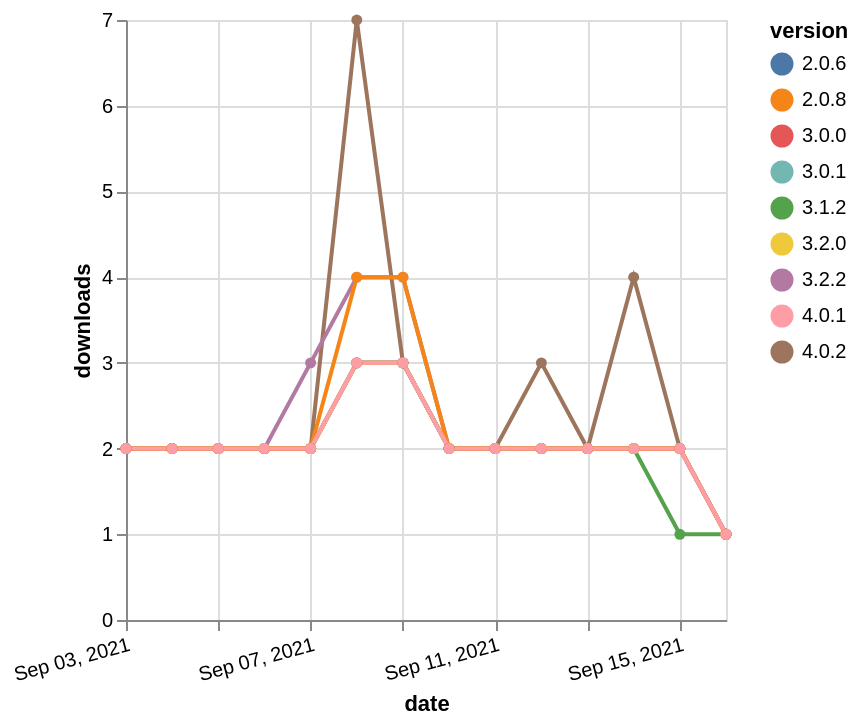

The specification (Vega-Lite) saved for this image:
### Vega-Lite specification from a JSON file in a GitHub repository (floating-point values rounded to 4 significant figures)
{"$schema": "https://vega.github.io/schema/vega-lite/v5.json", "description": "A simple bar chart with embedded data.", "data": {"values": [{"date": "2021-09-03", "total": 649, "delta": 2, "version": "4.0.2"}, {"date": "2021-09-04", "total": 651, "delta": 2, "version": "4.0.2"}, {"date": "2021-09-05", "total": 653, "delta": 2, "version": "4.0.2"}, {"date": "2021-09-06", "total": 655, "delta": 2, "version": "4.0.2"}, {"date": "2021-09-07", "total": 657, "delta": 2, "version": "4.0.2"}, {"date": "2021-09-08", "total": 664, "delta": 7, "version": "4.0.2"}, {"date": "2021-09-09", "total": 667, "delta": 3, "version": "4.0.2"}, {"date": "2021-09-10", "total": 669, "delta": 2, "version": "4.0.2"}, {"date": "2021-09-11", "total": 671, "delta": 2, "version": "4.0.2"}, {"date": "2021-09-12", "total": 674, "delta": 3, "version": "4.0.2"}, {"date": "2021-09-13", "total": 676, "delta": 2, "version": "4.0.2"}, {"date": "2021-09-14", "total": 680, "delta": 4, "version": "4.0.2"}, {"date": "2021-09-15", "total": 682, "delta": 2, "version": "4.0.2"}, {"date": "2021-09-16", "total": 683, "delta": 1, "version": "4.0.2"}, {"date": "2021-09-03", "total": 1294, "delta": 2, "version": "3.2.2"}, {"date": "2021-09-04", "total": 1296, "delta": 2, "version": "3.2.2"}, {"date": "2021-09-05", "total": 1298, "delta": 2, "version": "3.2.2"}, {"date": "2021-09-06", "total": 1300, "delta": 2, "version": "3.2.2"}, {"date": "2021-09-07", "total": 1303, "delta": 3, "version": "3.2.2"}, {"date": "2021-09-08", "total": 1307, "delta": 4, "version": "3.2.2"}, {"date": "2021-09-09", "total": 1311, "delta": 4, "version": "3.2.2"}, {"date": "2021-09-10", "total": 1313, "delta": 2, "version": "3.2.2"}, {"date": "2021-09-11", "total": 1315, "delta": 2, "version": "3.2.2"}, {"date": "2021-09-12", "total": 1317, "delta": 2, "version": "3.2.2"}, {"date": "2021-09-13", "total": 1319, "delta": 2, "version": "3.2.2"}, {"date": "2021-09-14", "total": 1321, "delta": 2, "version": "3.2.2"}, {"date": "2021-09-15", "total": 1323, "delta": 2, "version": "3.2.2"}, {"date": "2021-09-16", "total": 1324, "delta": 1, "version": "3.2.2"}, {"date": "2021-09-03", "total": 1593, "delta": 2, "version": "3.0.1"}, {"date": "2021-09-04", "total": 1595, "delta": 2, "version": "3.0.1"}, {"date": "2021-09-05", "total": 1597, "delta": 2, "version": "3.0.1"}, {"date": "2021-09-06", "total": 1599, "delta": 2, "version": "3.0.1"}, {"date": "2021-09-07", "total": 1601, "delta": 2, "version": "3.0.1"}, {"date": "2021-09-08", "total": 1604, "delta": 3, "version": "3.0.1"}, {"date": "2021-09-09", "total": 1607, "delta": 3, "version": "3.0.1"}, {"date": "2021-09-10", "total": 1609, "delta": 2, "version": "3.0.1"}, {"date": "2021-09-11", "total": 1611, "delta": 2, "version": "3.0.1"}, {"date": "2021-09-12", "total": 1613, "delta": 2, "version": "3.0.1"}, {"date": "2021-09-13", "total": 1615, "delta": 2, "version": "3.0.1"}, {"date": "2021-09-14", "total": 1617, "delta": 2, "version": "3.0.1"}, {"date": "2021-09-15", "total": 1619, "delta": 2, "version": "3.0.1"}, {"date": "2021-09-16", "total": 1620, "delta": 1, "version": "3.0.1"}, {"date": "2021-09-03", "total": 1686, "delta": 2, "version": "3.1.2"}, {"date": "2021-09-04", "total": 1688, "delta": 2, "version": "3.1.2"}, {"date": "2021-09-05", "total": 1690, "delta": 2, "version": "3.1.2"}, {"date": "2021-09-06", "total": 1692, "delta": 2, "version": "3.1.2"}, {"date": "2021-09-07", "total": 1694, "delta": 2, "version": "3.1.2"}, {"date": "2021-09-08", "total": 1697, "delta": 3, "version": "3.1.2"}, {"date": "2021-09-09", "total": 1700, "delta": 3, "version": "3.1.2"}, {"date": "2021-09-10", "total": 1702, "delta": 2, "version": "3.1.2"}, {"date": "2021-09-11", "total": 1704, "delta": 2, "version": "3.1.2"}, {"date": "2021-09-12", "total": 1706, "delta": 2, "version": "3.1.2"}, {"date": "2021-09-13", "total": 1708, "delta": 2, "version": "3.1.2"}, {"date": "2021-09-14", "total": 1710, "delta": 2, "version": "3.1.2"}, {"date": "2021-09-15", "total": 1711, "delta": 1, "version": "3.1.2"}, {"date": "2021-09-16", "total": 1712, "delta": 1, "version": "3.1.2"}, {"date": "2021-09-03", "total": 2558, "delta": 2, "version": "2.0.6"}, {"date": "2021-09-04", "total": 2560, "delta": 2, "version": "2.0.6"}, {"date": "2021-09-05", "total": 2562, "delta": 2, "version": "2.0.6"}, {"date": "2021-09-06", "total": 2564, "delta": 2, "version": "2.0.6"}, {"date": "2021-09-07", "total": 2566, "delta": 2, "version": "2.0.6"}, {"date": "2021-09-08", "total": 2569, "delta": 3, "version": "2.0.6"}, {"date": "2021-09-09", "total": 2572, "delta": 3, "version": "2.0.6"}, {"date": "2021-09-10", "total": 2574, "delta": 2, "version": "2.0.6"}, {"date": "2021-09-11", "total": 2576, "delta": 2, "version": "2.0.6"}, {"date": "2021-09-12", "total": 2578, "delta": 2, "version": "2.0.6"}, {"date": "2021-09-13", "total": 2580, "delta": 2, "version": "2.0.6"}, {"date": "2021-09-14", "total": 2582, "delta": 2, "version": "2.0.6"}, {"date": "2021-09-15", "total": 2584, "delta": 2, "version": "2.0.6"}, {"date": "2021-09-16", "total": 2585, "delta": 1, "version": "2.0.6"}, {"date": "2021-09-03", "total": 1876, "delta": 2, "version": "3.0.0"}, {"date": "2021-09-04", "total": 1878, "delta": 2, "version": "3.0.0"}, {"date": "2021-09-05", "total": 1880, "delta": 2, "version": "3.0.0"}, {"date": "2021-09-06", "total": 1882, "delta": 2, "version": "3.0.0"}, {"date": "2021-09-07", "total": 1884, "delta": 2, "version": "3.0.0"}, {"date": "2021-09-08", "total": 1887, "delta": 3, "version": "3.0.0"}, {"date": "2021-09-09", "total": 1890, "delta": 3, "version": "3.0.0"}, {"date": "2021-09-10", "total": 1892, "delta": 2, "version": "3.0.0"}, {"date": "2021-09-11", "total": 1894, "delta": 2, "version": "3.0.0"}, {"date": "2021-09-12", "total": 1896, "delta": 2, "version": "3.0.0"}, {"date": "2021-09-13", "total": 1898, "delta": 2, "version": "3.0.0"}, {"date": "2021-09-14", "total": 1900, "delta": 2, "version": "3.0.0"}, {"date": "2021-09-15", "total": 1902, "delta": 2, "version": "3.0.0"}, {"date": "2021-09-16", "total": 1903, "delta": 1, "version": "3.0.0"}, {"date": "2021-09-03", "total": 1259, "delta": 2, "version": "3.2.0"}, {"date": "2021-09-04", "total": 1261, "delta": 2, "version": "3.2.0"}, {"date": "2021-09-05", "total": 1263, "delta": 2, "version": "3.2.0"}, {"date": "2021-09-06", "total": 1265, "delta": 2, "version": "3.2.0"}, {"date": "2021-09-07", "total": 1267, "delta": 2, "version": "3.2.0"}, {"date": "2021-09-08", "total": 1270, "delta": 3, "version": "3.2.0"}, {"date": "2021-09-09", "total": 1273, "delta": 3, "version": "3.2.0"}, {"date": "2021-09-10", "total": 1275, "delta": 2, "version": "3.2.0"}, {"date": "2021-09-11", "total": 1277, "delta": 2, "version": "3.2.0"}, {"date": "2021-09-12", "total": 1279, "delta": 2, "version": "3.2.0"}, {"date": "2021-09-13", "total": 1281, "delta": 2, "version": "3.2.0"}, {"date": "2021-09-14", "total": 1283, "delta": 2, "version": "3.2.0"}, {"date": "2021-09-15", "total": 1285, "delta": 2, "version": "3.2.0"}, {"date": "2021-09-16", "total": 1286, "delta": 1, "version": "3.2.0"}, {"date": "2021-09-03", "total": 2883, "delta": 2, "version": "2.0.8"}, {"date": "2021-09-04", "total": 2885, "delta": 2, "version": "2.0.8"}, {"date": "2021-09-05", "total": 2887, "delta": 2, "version": "2.0.8"}, {"date": "2021-09-06", "total": 2889, "delta": 2, "version": "2.0.8"}, {"date": "2021-09-07", "total": 2891, "delta": 2, "version": "2.0.8"}, {"date": "2021-09-08", "total": 2895, "delta": 4, "version": "2.0.8"}, {"date": "2021-09-09", "total": 2899, "delta": 4, "version": "2.0.8"}, {"date": "2021-09-10", "total": 2901, "delta": 2, "version": "2.0.8"}, {"date": "2021-09-11", "total": 2903, "delta": 2, "version": "2.0.8"}, {"date": "2021-09-12", "total": 2905, "delta": 2, "version": "2.0.8"}, {"date": "2021-09-13", "total": 2907, "delta": 2, "version": "2.0.8"}, {"date": "2021-09-14", "total": 2909, "delta": 2, "version": "2.0.8"}, {"date": "2021-09-15", "total": 2911, "delta": 2, "version": "2.0.8"}, {"date": "2021-09-16", "total": 2912, "delta": 1, "version": "2.0.8"}, {"date": "2021-09-03", "total": 711, "delta": 2, "version": "4.0.1"}, {"date": "2021-09-04", "total": 713, "delta": 2, "version": "4.0.1"}, {"date": "2021-09-05", "total": 715, "delta": 2, "version": "4.0.1"}, {"date": "2021-09-06", "total": 717, "delta": 2, "version": "4.0.1"}, {"date": "2021-09-07", "total": 719, "delta": 2, "version": "4.0.1"}, {"date": "2021-09-08", "total": 722, "delta": 3, "version": "4.0.1"}, {"date": "2021-09-09", "total": 725, "delta": 3, "version": "4.0.1"}, {"date": "2021-09-10", "total": 727, "delta": 2, "version": "4.0.1"}, {"date": "2021-09-11", "total": 729, "delta": 2, "version": "4.0.1"}, {"date": "2021-09-12", "total": 731, "delta": 2, "version": "4.0.1"}, {"date": "2021-09-13", "total": 733, "delta": 2, "version": "4.0.1"}, {"date": "2021-09-14", "total": 735, "delta": 2, "version": "4.0.1"}, {"date": "2021-09-15", "total": 737, "delta": 2, "version": "4.0.1"}, {"date": "2021-09-16", "total": 738, "delta": 1, "version": "4.0.1"}]}, "width": "container", "mark": {"type": "line", "point": {"filled": true}}, "encoding": {"x": {"field": "date", "type": "temporal", "timeUnit": "yearmonthdate", "title": "date", "axis": {"labelAngle": -15}}, "y": {"field": "delta", "type": "quantitative", "title": "downloads"}, "color": {"field": "version", "type": "nominal"}, "tooltip": {"field": "delta"}}}
